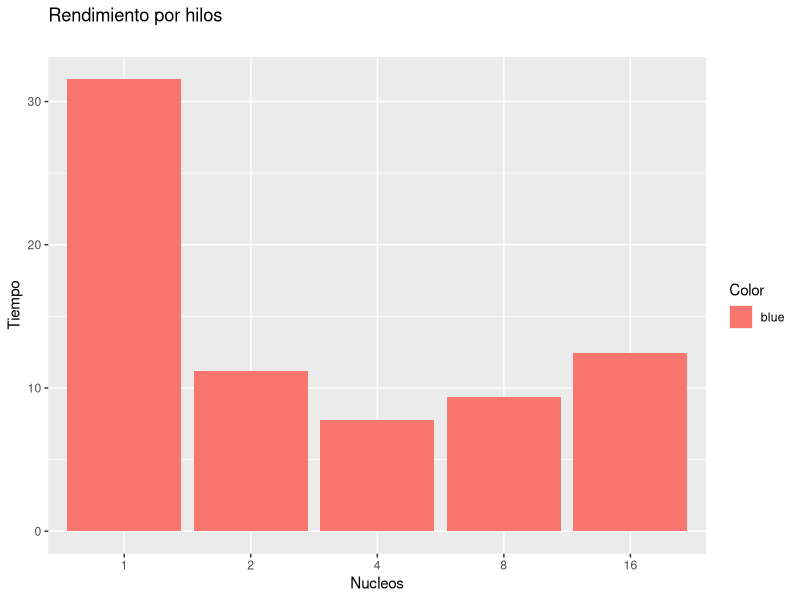
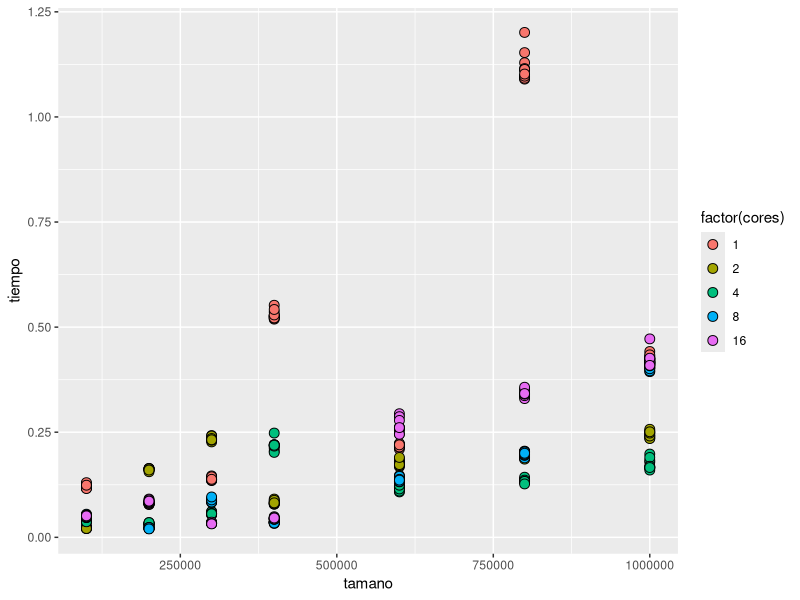
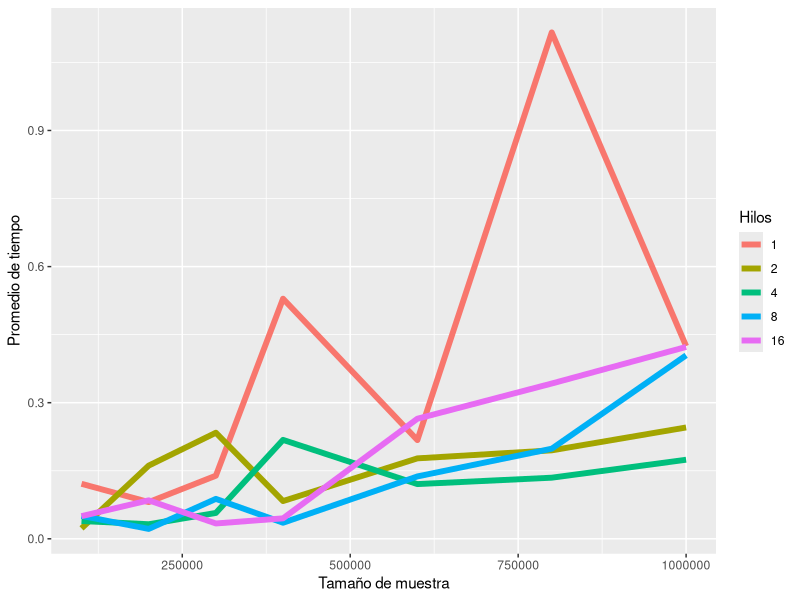

The R source for these figures, in order:
getwd()
setwd("C:/Users/52552/Documents/CPYN/cpp/parcial1")

datos <- read.csv("resultados.csv", header = TRUE)
datos

library(ggplot2)
library(forcats)
graf1 <- ggplot(datos,aes(x=as.factor(cores),y=tiempo, fill="blue"))+
  geom_bar(stat = "identity")+
  labs(x = "Nucleos", 
       y = "Tiempo", 
       title = "Rendimiento por hilos",
       subtitle = "",
       fill="Color")
graf1

library(reshape)
melt_df <- melt(datos,id="tamano")
melt_df
graf1 <- datos %>% 
  ggplot(aes(x=tamano, y=tiempo, fill=factor(cores))) +  
  geom_point(shape=21, color="black",size=3)
graf1

library(dplyr)
proms <- group_by(datos, cores, tamano) %>% summarise(average = mean(tiempo))
ggplot(data = proms)+aes(x = tamano, y = average, color = as.factor(cores))+
  geom_line(size=2)+labs(color = "Hilos", x = "Tamaño de muestra", y = "Promedio de tiempo")
